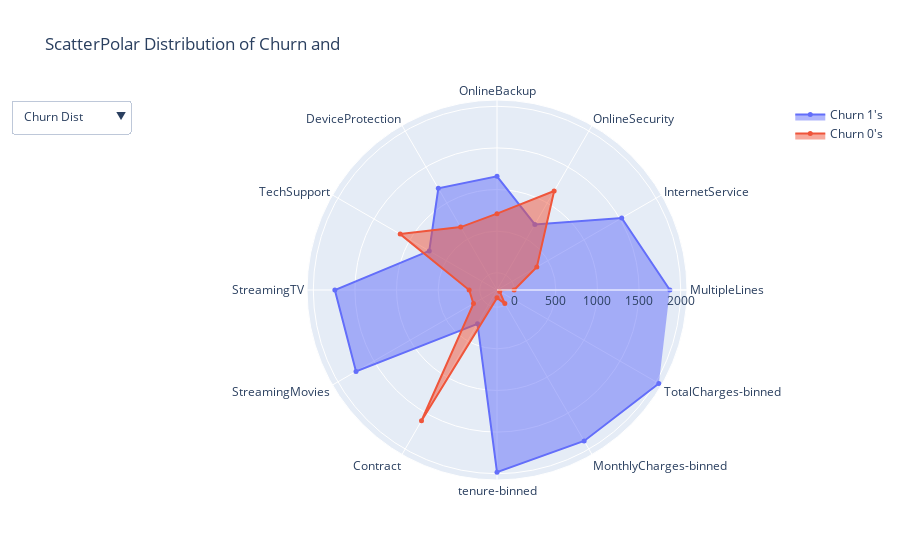

Notebook code cell kept with this figure:
### Markdown cell above
<a id='7.3.2'></a>
###  7.3.2 Features With Cardinality = 3

### Code cell
plot_counting_distribution(3)

### Figure 1 — Plotly figure (JSON) as saved in the notebook; plotly's stock layout.template omitted (floating-point values rounded to 4 significant figures)
{"data": [{"fill": "toself", "marker": {"size": 5}, "mode": "markers+lines", "name": "Churn 1's", "r": [1870, 1523, 703, 1159, 1203, 733, 1741, 1749, 262, 1981, 1887, 2038], "theta": ["MultipleLines", "InternetService", "OnlineSecurity", "OnlineBackup", "DeviceProtection", "TechSupport", "StreamingTV", "StreamingMovies", "Contract", "tenure-binned", "MonthlyCharges-binned", "TotalCharges-binned"], "type": "scatterpolar", "visible": true}, {"fill": "toself", "marker": {"size": 5}, "mode": "markers+lines", "name": "Churn 0's", "r": [-1, 346, 1166, 710, 666, 1136, 128, 120, 1607, -112, -18, -169], "theta": ["MultipleLines", "InternetService", "OnlineSecurity", "OnlineBackup", "DeviceProtection", "TechSupport", "StreamingTV", "StreamingMovies", "Contract", "tenure-binned", "MonthlyCharges-binned", "TotalCharges-binned"], "type": "scatterpolar", "visible": true}, {"fill": "toself", "marker": {"size": 5}, "mode": "markers+lines", "name": "NoChurn 1's", "r": [4754, 4625, 4861, 5225, 5167, 4881, 5199, 5241, 4601, 4417, 5442, 5692], "theta": ["MultipleLines", "InternetService", "OnlineSecurity", "OnlineBackup", "DeviceProtection", "TechSupport", "StreamingTV", "StreamingMovies", "Contract", "tenure-binned", "MonthlyCharges-binned", "TotalCharges-binned"], "type": "scatterpolar", "visible": false}, {"fill": "toself", "marker": {"size": 5}, "mode": "markers+lines", "name": "NoChurn 0's", "r": [420, 549, 313, -51, 7, 293, -25, -67, 573, 757, -268, -518], "theta": ["MultipleLines", "InternetService", "OnlineSecurity", "OnlineBackup", "DeviceProtection", "TechSupport", "StreamingTV", "StreamingMovies", "Contract", "tenure-binned", "MonthlyCharges-binned", "TotalCharges-binned"], "type": "scatterpolar", "visible": false}], "layout": {"title": {"text": "ScatterPolar Distribution of Churn and"}, "updatemenus": [{"active": 0, "buttons": [{"args": [{"visible": [true, true, false, false]}, {"title": "Customer Churn Binary Counting Distribution"}], "label": "Churn Dist", "method": "update"}, {"args": [{"visible": [false, false, true, true]}, {"title": "No Customer Churn Binary Counting Distribution"}], "label": "No-Churn Dist", "method": "update"}], "x": -0.15}]}}
